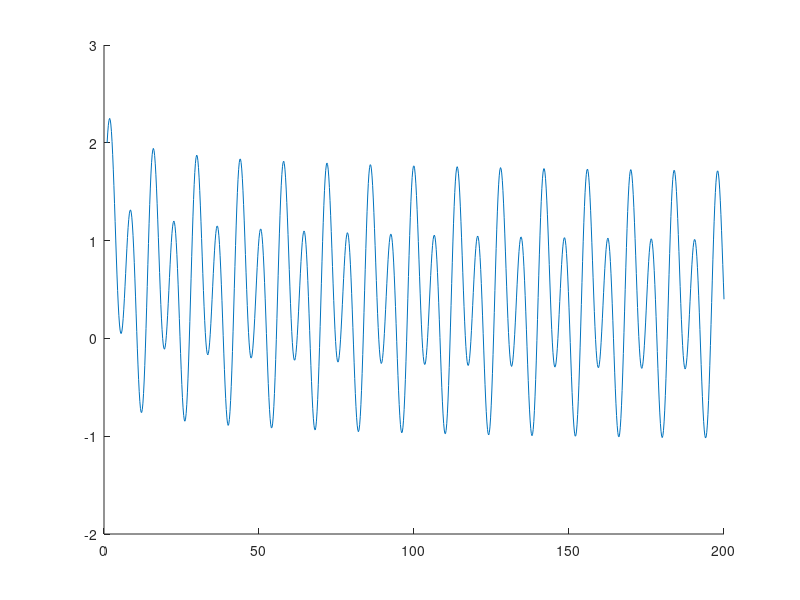

Write MATLAB code to recreate this figure. (Note: this script raises an error after producing the figure.)
clear all; close all; clc;
% Here we will try to develop a method to accurately and quickly detect and
% find a limit cycle in a given vector, assuming it is real. We want to obtain 
% the last full revolution of the cycle.

%% Setup: making the corrupted signal
% The spine of this function is going to be a harmonic wave mad up of three
% distict oscillating frequencies, plus a bias that disappears over time.
% This emulates the behaviour of a real cycle pretty well.

n = 1000;
t = linspace(1,200,n);

inverse = 1./(t.^(0.2));
oscillation1 = sin(2*pi*t/7);
oscillation2 = 0.5*sin(2*pi*t/14);
oscillation3 = 0.01*sin(2*pi*t/111);

func = inverse + oscillation1 + oscillation2;
fdetr = detrend(func, 1);

cla
hold on;
plot(t, func)
yline(mean(func))
plot(t, fdetr)
yline(mean(fdetr))
hold off;

%% Take the last full revolution of the function:
% Start from the last time that the function went through the mean:
t_fmean = find(diff(sign(fdetr))); % last change = t_fmean(end)
dfdetr = diff(fdetr);

tend = t_fmean(end);
tstart = nan;
for i = 3:4
    if sign(dfdetr(t_fmean(end))) == sign(dfdetr(t_fmean(end-i)))
        tstart = t_fmean(end-i);
    end  
end

% Test:
ts = findlimitcycle(func)
tstart = ts(1); tend = ts(2);

cla
hold on;
plot(t, func)
plot(t(tstart:tend), func(tstart:tend))
hold off

%% To the frequency domain:
filtered = fitsine(func, t, 0.01);
hold on;
plot(t, func)
plot(t, filtered)
hold off


function ts = findlimitcycle(vector)
    vector = detrend(vector, 1);
    ts = [nan, nan]
    t_fmean = find(diff(sign(vector))); 
    dvector = diff(vector);

    tstart = nan;
    for i = 3:4
        if sign(dvector(t_fmean(end))) == sign(dvector(t_fmean(end-i)))
            tstart = t_fmean(end-i);
        end  
    end
    ts = [tstart, t_fmean(end)];
end


function [result, peaks, troughs] = fitsine(y, t, eps)
% Fast fourier-transform
f = fft(y);
l = length(y);
p2 = abs(f/l);
p1 = p2(1:ceil(l/2+1));
p1(2:end-1) = 2*p1(2:end-1);
freq = (1/mean(diff(t)))*(0:ceil(l/2))/l;

% Find maximum amplitude and frequency
maxPeak = p1 == max(p1(2:end)); % disregard 0 frequency!
maxAmplitude = p1(maxPeak);     % find maximum amplitude
maxFrequency = freq(maxPeak);   % find maximum frequency

% Initialize guesses
p = [];
p(1) = mean(y);         % vertical shift
p(2) = maxAmplitude;    % amplitude estimate
p(3) = maxFrequency;    % phase estimate
p(4) = 0;               % phase shift (no guess)
p(5) = 0;               % trend (no guess)

% Create model
f = @(p) p(1) + p(2)*sin( p(3)*2*pi*t+p(4) ) + p(5)*t;
ferror = @(p) sum((f(p) - y).^2);
% Nonlinear least squares
% If you have the Optimization toolbox, use [lsqcurvefit] instead!
options = optimset('MaxFunEvals',50000,'MaxIter',50000,'TolFun',1e-25);
[param,fval,exitflag,output] = fminsearch(ferror,p,options);

% Calculate result
result = f(param);

% Find peaks
peaks = abs(sin(param(3)*2*pi*t+param(4)) - 1) < eps;

% Find troughs
troughs = abs(sin(param(3)*2*pi*t+param(4)) + 1) < eps;

end
